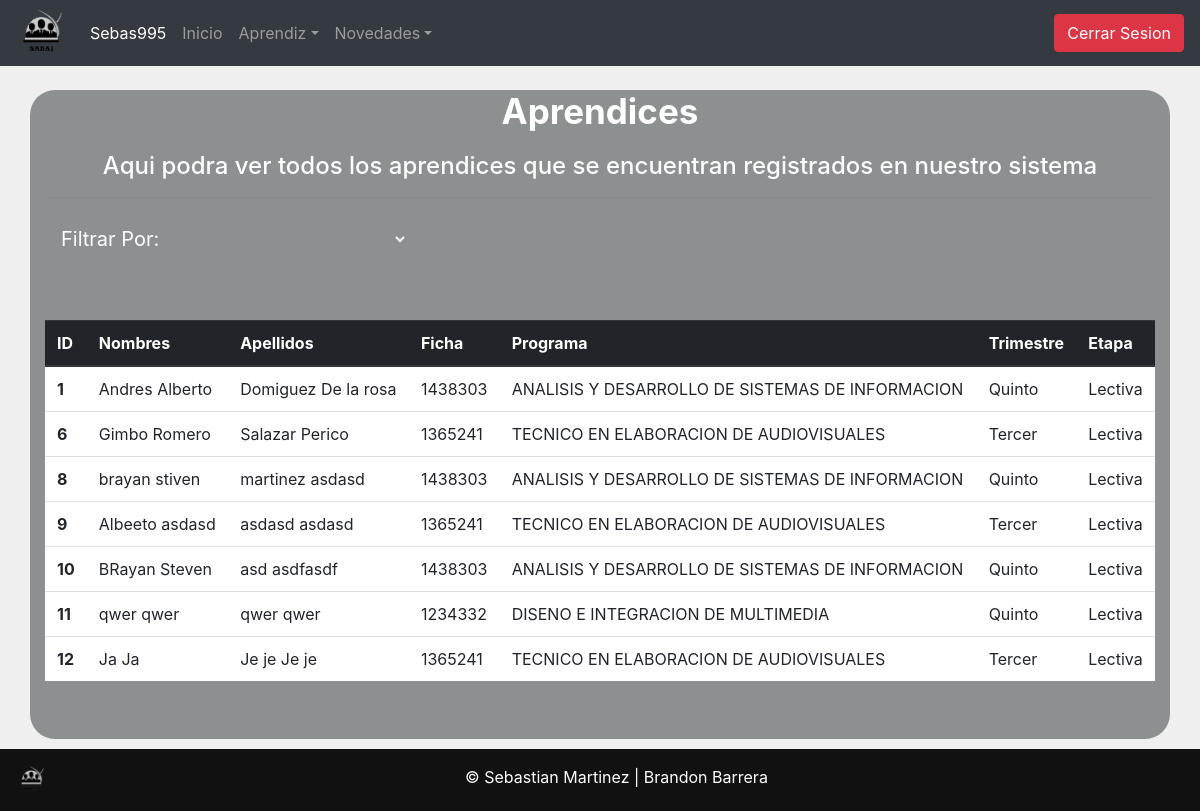
/4 - trimestre/SABAJ/proyecto/vistas/usuario.php?aprendices=listado_aprendices (signed in), run on the app's committed database.
### tables this page shows
CREATE TABLE IF NOT EXISTS `aprendiz` (
  `id_aprendiz` int(10) NOT NULL AUTO_INCREMENT,
  `primer_nombre_aprendiz` varchar(25) DEFAULT NULL,
  `segundo_nombre_aprendiz` varchar(25) DEFAULT NULL,
  `primer_apellido_aprendiz` varchar(25) DEFAULT NULL,
  `segundo_apellido_aprendiz` varchar(25) DEFAULT NULL,
  `id_tipo_documento` int(15) DEFAULT '1',
  `documento` varchar(15) NOT NULL,
  `correo` varchar(30) DEFAULT NULL,
  `tel_aprendiz` varchar(20) DEFAULT NULL,
  `cel_aprendiz` varchar(20) DEFAULT NULL,
  `id_ficha` int(20) DEFAULT NULL,
  `id_resultado` int(11) DEFAULT NULL,
  `id_genero` int(15) DEFAULT NULL,
  PRIMARY KEY (`id_aprendiz`),
  KEY `id_ficha` (`id_ficha`),
  KEY `id_genero` (`id_genero`),
  KEY `id_tipo_documento` (`id_tipo_documento`) USING BTREE,
  KEY `id_resultado` (`id_resultado`)
);

CREATE TABLE IF NOT EXISTS `ficha` (
  `id_ficha` int(20) NOT NULL AUTO_INCREMENT,
  `numero_ficha` char(15) DEFAULT NULL,
  `id_programa` int(10) DEFAULT NULL,
  `id_jornada` int(15) DEFAULT '0',
  `id_trimestre` int(15) DEFAULT '0',
  `id_etapa` int(15) DEFAULT '0',
  `id_tipo_formacion` int(15) DEFAULT '0',
  PRIMARY KEY (`id_ficha`),
  KEY `id_programa` (`id_programa`),
  KEY `id_etapa` (`id_etapa`),
  KEY `id_jornada` (`id_jornada`),
  KEY `id_trimestre` (`id_trimestre`),
  KEY `id_tipo_formacion` (`id_tipo_formacion`)
);

CREATE TABLE IF NOT EXISTS `programa_formacion` (
  `id_programa` int(10) NOT NULL AUTO_INCREMENT,
  `nombre_programa` varchar(150) DEFAULT '000000',
  PRIMARY KEY (`id_programa`)
);

CREATE TABLE IF NOT EXISTS `trimestre` (
  `id_trimestre` int(12) NOT NULL AUTO_INCREMENT,
  `trimestre` varchar(20) DEFAULT NULL,
  PRIMARY KEY (`id_trimestre`)
);

CREATE TABLE IF NOT EXISTS `etapa` (
  `id_etapa` int(12) NOT NULL AUTO_INCREMENT,
  `etapa` varchar(30) DEFAULT NULL,
  PRIMARY KEY (`id_etapa`)
);

### 4 - trimestre/SABAJ/proyecto/controladores/Zebra_Pagination-master/Zebra_Pagination.php (called while the page is built, shortened)
<?php
class Zebra_Pagination {
    private $_properties = array(
        'always_show_navigation'    =>  true,
        'avoid_duplicate_content'   =>  true,
        'css_classes'   =>  array(
            'list'      =>  'pagination',
            'list_item' =>  'page-item',
            'anchor'    =>  'page-link',
        ),
        'method'                    =>  'get',
        'next'                      =>  '&raquo;',
        'padding'                   =>  true,
        'page'                      =>  1,
        'page_set'                  =>  false,
        'navigation_position'       =>  'outside',
        'preserve_query_string'     =>  0,
        'previous'                  =>  '&laquo;',
        'records'                   =>  '',
        'records_per_page'          =>  '',
        'reverse'                   =>  false,
        'selectable_pages'          =>  11,
        'total_pages'               =>  0,
        'trailing_slash'            =>  true,
        'variable_name'             =>  'page',
    );
    public function base_url($base_url = '', $preserve_query_string = true) {
        $base_url = ($base_url == '' ? $_SERVER['REQUEST_URI'] : $base_url);
        $parsed_url = parse_url($base_url);
    }
    public function get_page() {
        return $this->_properties['page'];
    }
    public function get_pages() {
        return @ceil($this->_properties['records'] / $this->_properties['records_per_page']);
    }
    public function records($records) {
        $this->_properties['records'] = (int)$records;
    }
    public function records_per_page($records_per_page) {
        $this->_properties['records_per_page'] = (int)$records_per_page;
    }
}

### 4 - trimestre/SABAJ/proyecto/controladores/ap_con_form.php (the view, shortened to what this page needs)
<?php
		require_once '../controladores/Zebra_Pagination-master/Zebra_Pagination.php';
		$apren=Conexion::conectar('localhost','proyecto','root','');
      	$tall=$apren->prepare("SELECT COUNT(*) as cantidad FROM aprendiz");
      	$tall->execute();
      	$bob=$tall->fetch(PDO::FETCH_ASSOC);
      	$result=10;
     	$paginacion_ap=new Zebra_Pagination();
      	$paginacion_ap->records($bob['cantidad']);
      	$paginacion_ap->records_per_page($result);
      	$paginacion_ap->base_url();
					$cxn=Conexion::conectar('localhost','proyecto','root','');
		$fil=$cxn->prepare("SELECT * FROM aprendiz LEFT JOIN ficha ON aprendiz.id_ficha=ficha.id_ficha
                                                   LEFT JOIN trimestre ON ficha.id_trimestre=trimestre.id_trimestre
                                                   LEFT JOIN etapa ON ficha.id_etapa=etapa.id_etapa
                                                   LEFT JOIN jornada ON ficha.id_jornada=jornada.id_jornada
												   LEFT JOIN tipo_formacion ON ficha.id_tipo_formacion=tipo_formacion.id_tipo_formacion
												   LEFT JOIN programa_formacion ON ficha.id_programa=programa_formacion.id_programa
												   ORDER BY id_aprendiz ASC LIMIT " . (($paginacion_ap->get_page() - 1) * $result).",". $result);
		$fil->execute();
		while ($row=$fil->fetch(PDO::FETCH_ASSOC)) {
			echo "<tr bgcolor= '#FFF' >
								<th scope='row' > $row[id_aprendiz] </th>
								<td> $row[primer_nombre_aprendiz]  $row[segundo_nombre_aprendiz]</td>
								<td> $row[primer_apellido_aprendiz] $row[segundo_apellido_aprendiz]</td>
								<td> $row[numero_ficha]</td>
								<td> $row[nombre_programa]</td>
								<td> $row[trimestre]</td>
								<td> $row[etapa]</td>
							</tr>";
		}
?>

### 4 - trimestre/SABAJ/proyecto/vistas/css/css_usuario.css (style rules this page uses)
body { margin:0; padding: 0; background-color: #efefef; background-position:center; background-repeat:no-repeat; background-attachment: fixed; background-size: cover; }

### data on the page
aprendiz: id_aprendiz "1", primer_nombre_aprendiz "Andres", segundo_nombre_aprendiz "Alberto", primer_apellido_aprendiz "Domiguez", segundo_apellido_aprendiz "De la rosa", id_ficha.numero_ficha "1438303", programa_formacion.nombre_programa "ANALISIS Y DESARROLLO DE SISTEMAS DE INFORMACION", trimestre.trimestre "Quinto", etapa.etapa "Lectiva"
aprendiz: id_aprendiz "6", primer_nombre_aprendiz "Gimbo", segundo_nombre_aprendiz "Romero", primer_apellido_aprendiz "Salazar", segundo_apellido_aprendiz "Perico", id_ficha.numero_ficha "1365241", programa_formacion.nombre_programa "TECNICO EN ELABORACION DE AUDIOVISUALES", trimestre.trimestre "Tercer", etapa.etapa "Lectiva"
aprendiz: id_aprendiz "8", primer_nombre_aprendiz "brayan", segundo_nombre_aprendiz "stiven", primer_apellido_aprendiz "martinez", segundo_apellido_aprendiz "asdasd", id_ficha.numero_ficha "1438303", programa_formacion.nombre_programa "ANALISIS Y DESARROLLO DE SISTEMAS DE INFORMACION", trimestre.trimestre "Quinto", etapa.etapa "Lectiva"
aprendiz: id_aprendiz "9", primer_nombre_aprendiz "Albeeto", segundo_nombre_aprendiz "asdasd", primer_apellido_aprendiz "asdasd", segundo_apellido_aprendiz "asdasd", id_ficha.numero_ficha "1365241", programa_formacion.nombre_programa "TECNICO EN ELABORACION DE AUDIOVISUALES", trimestre.trimestre "Tercer", etapa.etapa "Lectiva"
aprendiz: id_aprendiz "10", primer_nombre_aprendiz "BRayan", segundo_nombre_aprendiz "Steven", primer_apellido_aprendiz "asd", segundo_apellido_aprendiz "asdfasdf", id_ficha.numero_ficha "1438303", programa_formacion.nombre_programa "ANALISIS Y DESARROLLO DE SISTEMAS DE INFORMACION", trimestre.trimestre "Quinto", etapa.etapa "Lectiva"
aprendiz: id_aprendiz "11", primer_nombre_aprendiz "qwer", segundo_nombre_aprendiz "qwer", primer_apellido_aprendiz "qwer", segundo_apellido_aprendiz "qwer", id_ficha.numero_ficha "1234332", programa_formacion.nombre_programa "DISENO E INTEGRACION DE MULTIMEDIA", trimestre.trimestre "Quinto", etapa.etapa "Lectiva"
aprendiz: id_aprendiz "12", primer_nombre_aprendiz "Ja", segundo_nombre_aprendiz "Ja", primer_apellido_aprendiz "Je je", segundo_apellido_aprendiz "Je je", id_ficha.numero_ficha "1365241", programa_formacion.nombre_programa "TECNICO EN ELABORACION DE AUDIOVISUALES", trimestre.trimestre "Tercer", etapa.etapa "Lectiva"

### other printed values
$_COOKIE['usuario'] "Sebas995"
